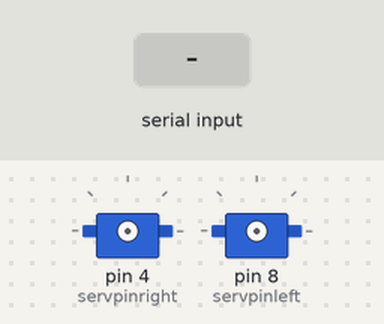
The sketch below on a simulated Arduino Uno, built with avr-gcc and run on an emulated ATmega328P. On the bench: 2 × servo. The test bench sets the inputs (shaded band). What the sketch prints to the serial monitor is not drawn.

Above: at 8.3 s.
8.4 s: "a" received over Serial
9.9 s: "t" received over Serial
At 12.6 s:
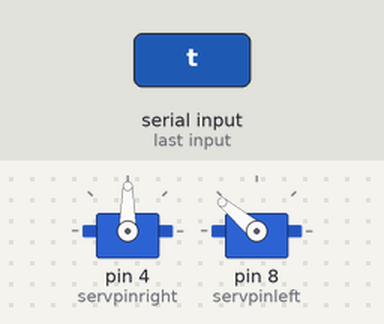
At 16.1 s:
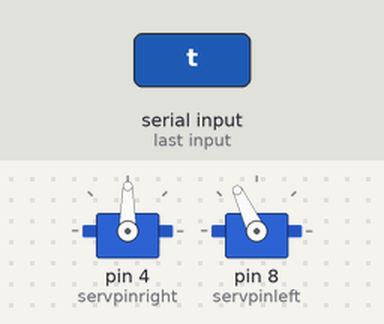
Timing chart, 0 to 17.6 s (numbered marks = the images above; inputs shaded):
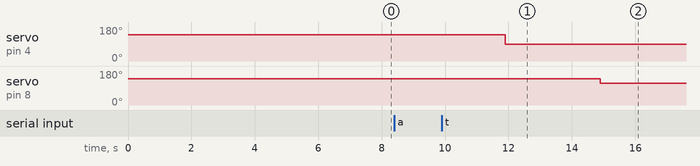

The sketch:

BCI_robotic_hand.ino
```cpp
#include <Servo.h>

// Arduino sketch to use the robotic hands with BCI

#define num_servo 2
// ************************************* To tune if hands have changed  ******************************* //
int servpinright = 4;
int servpinleft = 8;
int up_angle[num_servo]={140,140};
int low_angle[num_servo]={30,50};
int push_angle[num_servo] ={115,90};

Servo servoR = Servo();
Servo servoL = Servo();

bool is_ready = false;


int val=0;
void setup()
{
  Serial.begin(115200);  delay(1000);
  Serial.println("Connection created");
  // test(); // tests if the servos are working and the parameters are correct
}

void loop() {
  if (Serial.available() > 0){
    char cmd = Serial.read();
    // activate the hands
    if (cmd == 'a'){
      init_servo();
      is_ready = true;
    }
    // deactivate the hands
    else if (cmd == 'd'){
      if (is_ready){
        deactivate();
        is_ready = false;
      }
    }
    // check if the hands are ready
    else if (cmd == 'c'){
      if (is_ready){
        Serial.println("Ready for movement.");
      }
      else{
        Serial.println("The fingers are deactivated. Use activate function before you want to do a movement.");
      }
    }
    else if (cmd == 't'){
      test();
    }
    // move a finger
    else actuateFinger(cmd);
  }
}

void actuateFinger(int cmd)
{
  if (cmd == 'l'){
    servoL.write(push_angle[0]);
    delay(800);
    servoL.write(up_angle[0]);
    Serial.println("left");
  }
  else if (cmd == 'r'){
    servoR.write(push_angle[1]);
    delay(800);
    servoR.write(up_angle[1]);
    Serial.println("right");
  }
}

void test(){
  // Test the servos
  // The servos should move to the up position and then to the button push position
  servoR.attach(servpinright);
  servoR.write(up_angle[1]);
  delay(2000);
  servoR.write(push_angle[1]);
  delay(1000);
  servoR.detach();

  servoL.attach(servpinleft);
  servoL.write(up_angle[0]);
  delay(2000);
  servoL.write(push_angle[0]);
  delay(1000);
  servoL.detach();
}

void init_servo(){
  // Initialize the servos
  servoR.attach(servpinright);
  servoR.write(up_angle[0]);
  servoL.attach(servpinleft);
  servoL.write(up_angle[1]);
}

void deactivate(){
  // Deactivate the servos
  servoR.detach();
  servoL.detach();
}
```

Measured:
- after the input at 9.9 s, servo on pin 4 (servpinright): 140° → 90° after 2.0 s; servo on pin 8 (servpinleft): 140° → 115° after 5.0 s
